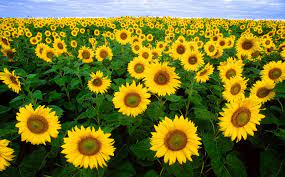
#> input picture 7thSemLab/DIP/images/flower1.jpeg, 285 x 177 px
$ jupyter execute Q7.ipynb
#> lines starting #> are read from the running program, lines starting #| are printed output that depends on the picture; long printed decimals are rounded
[cell 1]
import cv2
import numpy as np
import matplotlib.pyplot as plt
from PIL import Image
im1= Image.open("./images/flower1.jpeg")
#> im1 is the input picture: PIL image 285x177 RGB; mean R, G, B 116.1, 115.1, 38.8
im2= Image.open("./images/flower2.jpeg")
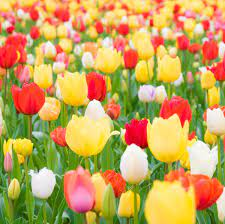
#> input picture 7thSemLab/DIP/images/flower2.jpeg, 225 x 224 px
#> im2 is the input picture: PIL image 225x224 RGB; mean R, G, B 196.9, 161.9, 89

plt.figure(figsize=(12,6))

plt.subplot(221)
plt.title("First Image Before Resize")
plt.imshow(im1)
plt.axis("off")

plt.subplot(222)
plt.title("Second Image Before Resize")
plt.imshow(im2)
plt.axis("off")

img1 = np.array(im1)
img2 = np.array(im2)

img1 = cv2.resize(img1, (img2.shape[1], img2.shape[0]))
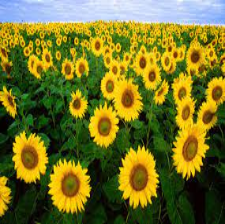
#> img1: shape (224, 225, 3); mean R, G, B 115.9, 115, 38.6
img2 = cv2.resize(img2, (img2.shape[1], img2.shape[0]))

plt.subplot(223)
plt.title("First Image After Resize")
plt.imshow(img1)
plt.axis("off")

plt.subplot(224)
plt.title("Second Image After Resize")
plt.imshow(img2)
plt.axis("off")

mean_img1 = np.mean(img1)
#> mean_img1 = 89.85
std_img1 = np.std(img1)
#> std_img1 = 85.71
mean_img2 = np.mean(img2)
#> mean_img2 = 149.3
std_img2 = np.std(img2)
#> std_img2 = 76.78

corr_coeff = np.corrcoef(img1.flatten(), img2.flatten())[0, 1]
#> corr_coeff = 0.314
print("Mean of first image : ", mean_img1)
#| Mean of first image :  89.848
print("Mean of second image : ", mean_img2)
#| Mean of second image :  149.257
print("Standard Deviation of first image : ", std_img1)
#| Standard Deviation of first image :  85.707
print("Standard Deviation of second image : ", std_img2)
#| Standard Deviation of second image :  76.775
print("Correlation Coefficient : ", corr_coeff)
#| Correlation Coefficient :  0.3142
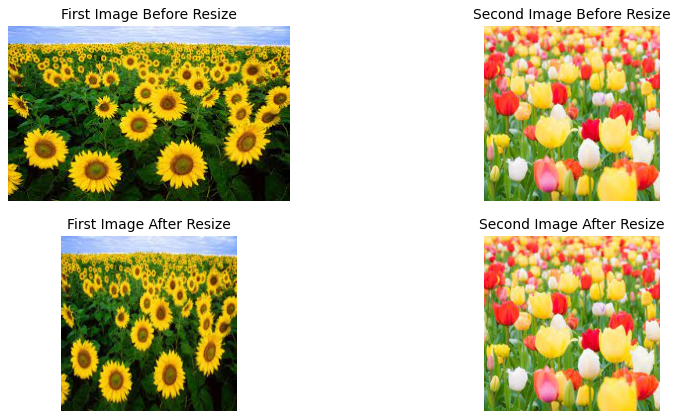
#> figure drawn by matplotlib, 4 panels
